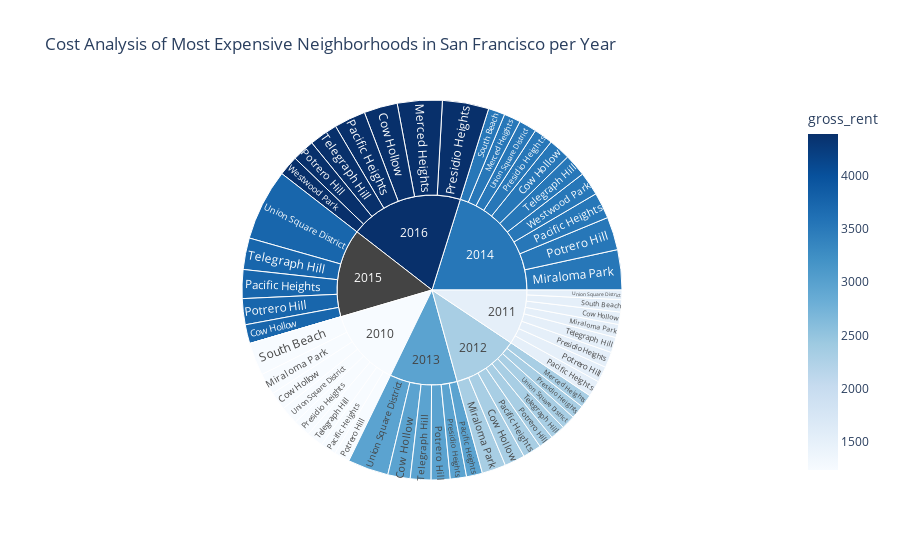

The notebook cell saved with this chart:
### Code cell
sunburst()

### Figure 1 — Plotly figure (JSON) as saved in the notebook; plotly's stock layout.template omitted (floating-point values rounded to 4 significant figures)
{"data": [{"branchvalues": "total", "customdata": [[1239, 1239], [1530.0, 1530.0], [2324, 2324], [2971, 2971], [3528.0, 3528.0], [3739.0, 3739.0], [4390, 4390], [2324, 2324], [3528, 3528], [4390, 4390], [1239, 1239], [1530, 1530], [2324, 2324], [3528.0, 3528.0], [1239, 1239], [1530, 1530], [2324, 2324], [2971, 2971], [3528, 3528], [3739, 3739], [4390, 4390], [1239, 1239], [1530, 1530], [2324, 2324], [2971, 2971], [3528, 3528], [3739, 3739], [4390, 4390], [1239, 1239], [1530, 1530], [2324, 2324], [2971, 2971], [3528, 3528], [null, null], [4390, 4390], [1239, 1239], [1530.0, 1530.0], [3528, 3528], [1239, 1239], [1530, 1530], [2324, 2324], [2971, 2971], [3528.0, 3528.0], [3739, 3739], [4390, 4390], [1239, 1239], [1530, 1530], [2324, 2324], [2971, 2971], [3528, 3528], [3739.0, 3739.0], [3528.0, 3528.0], [4390, 4390], [1239.0, 1239.0], [1530, 1530], [2324.0, 2324.0], [2971, 2971], [3528, 3528], [null, null], [4390, 4390]], "domain": {"x": [0, 1], "y": [0, 1]}, "hovertemplate": "labels=%{label}<br>sale_price_sqr_foot=%{value}<br>parent=%{parent}<br>id=%{id}<br>gross_rent=%{color}<extra></extra>", "ids": ["2010/Cow Hollow", "2011/Cow Hollow", "2012/Cow Hollow", "2013/Cow Hollow", "2014/Cow Hollow", "2015/Cow Hollow", "2016/Cow Hollow", "2012/Merced Heights", "2014/Merced Heights", "2016/Merced Heights", "2010/Miraloma Park", "2011/Miraloma Park", "2012/Miraloma Park", "2014/Miraloma Park", "2010/Pacific Heights", "2011/Pacific Heights", "2012/Pacific Heights", "2013/Pacific Heights", "2014/Pacific Heights", "2015/Pacific Heights", "2016/Pacific Heights", "2010/Potrero Hill", "2011/Potrero Hill", "2012/Potrero Hill", "2013/Potrero Hill", "2014/Potrero Hill", "2015/Potrero Hill", "2016/Potrero Hill", "2010/Presidio Heights", "2011/Presidio Heights", "2012/Presidio Heights", "2013/Presidio Heights", "2014/Presidio Heights", "2015/Presidio Heights", "2016/Presidio Heights", "2010/South Beach", "2011/South Beach", "2014/South Beach", "2010/Telegraph Hill", "2011/Telegraph Hill", "2012/Telegraph Hill", "2013/Telegraph Hill", "2014/Telegraph Hill", "2015/Telegraph Hill", "2016/Telegraph Hill", "2010/Union Square District", "2011/Union Square District", "2012/Union Square District", "2013/Union Square District", "2014/Union Square District", "2015/Union Square District", "2014/Westwood Park", "2016/Westwood Park", "2010", "2011", "2012", "2013", "2014", "2015", "2016"], "labels": ["Cow Hollow", "Cow Hollow", "Cow Hollow", "Cow Hollow", "Cow Hollow", "Cow Hollow", "Cow Hollow", "Merced Heights", "Merced Heights", "Merced Heights", "Miraloma Park", "Miraloma Park", "Miraloma Park", "Miraloma Park", "Pacific Heights", "Pacific Heights", "Pacific Heights", "Pacific Heights", "Pacific Heights", "Pacific Heights", "Pacific Heights", "Potrero Hill", "Potrero Hill", "Potrero Hill", "Potrero Hill", "Potrero Hill", "Potrero Hill", "Potrero Hill", "Presidio Heights", "Presidio Heights", "Presidio Heights", "Presidio Heights", "Presidio Heights", "Presidio Heights", "Presidio Heights", "South Beach", "South Beach", "South Beach", "Telegraph Hill", "Telegraph Hill", "Telegraph Hill", "Telegraph Hill", "Telegraph Hill", "Telegraph Hill", "Telegraph Hill", "Union Square District", "Union Square District", "Union Square District", "Union Square District", "Union Square District", "Union Square District", "Westwood Park", "Westwood Park", "2010", "2011", "2012", "2013", "2014", "2015", "2016"], "marker": {"coloraxis": "coloraxis", "colors": [1239, 1530.0, 2324, 2971, 3528.0, 3739.0, 4390, 2324, 3528, 4390, 1239, 1530, 2324, 3528.0, 1239, 1530, 2324, 2971, 3528, 3739, 4390, 1239, 1530, 2324, 2971, 3528, 3739, 4390, 1239, 1530, 2324, 2971, 3528, null, 4390, 1239, 1530.0, 3528, 1239, 1530, 2324, 2971, 3528.0, 3739, 4390, 1239, 1530, 2324, 2971, 3528, 3739.0, 3528.0, 4390, 1239.0, 1530, 2324.0, 2971, 3528, null, 4390]}, "name": "", "parents": ["2010", "2011", "2012", "2013", "2014", "2015", "2016", "2012", "2014", "2016", "2010", "2011", "2012", "2014", "2010", "2011", "2012", "2013", "2014", "2015", "2016", "2010", "2011", "2012", "2013", "2014", "2015", "2016", "2010", "2011", "2012", "2013", "2014", "2015", "2016", "2010", "2011", "2014", "2010", "2011", "2012", "2013", "2014", "2015", "2016", "2010", "2011", "2012", "2013", "2014", "2015", "2014", "2016", "", "", "", "", "", "", ""], "type": "sunburst", "values": [569.4, 390.6, 644.8, 707.4, 691.9, 598.6, 1059.0, 421.1, 528.7, 1417.0, 680.6, 414.7, 756.2, 1268.0, 496.5, 509.0, 586.2, 503.9, 824.7, 910.2, 996.4, 491.5, 503.1, 466.6, 598.7, 1045.0, 821.3, 707.7, 549.4, 493.8, 426.6, 512.8, 603.5, 0, 1466.0, 1037.0, 388.6, 524.6, 524.8, 483.4, 465.8, 653.3, 708.2, 997.0, 903.0, 569.2, 302.1, 445.2, 1290.0, 558.3, 2259.0, 743.0, 631.2, 4918.0, 3485.0, 4213.0, 4267.0, 7496.0, 5586.0, 7180.0]}], "layout": {"autosize": true, "coloraxis": {"colorbar": {"title": {"text": "gross_rent"}}, "colorscale": [[0, "rgb(247,251,255)"], [0.125, "rgb(222,235,247)"], [0.25, "rgb(198,219,239)"], [0.375, "rgb(158,202,225)"], [0.5, "rgb(107,174,214)"], [0.625, "rgb(66,146,198)"], [0.75, "rgb(33,113,181)"], [0.875, "rgb(8,81,156)"], [1, "rgb(8,48,107)"]]}, "legend": {"tracegroupgap": 0}, "title": {"text": "Cost Analysis of Most Expensive Neighborhoods in San Francisco per Year"}}}
